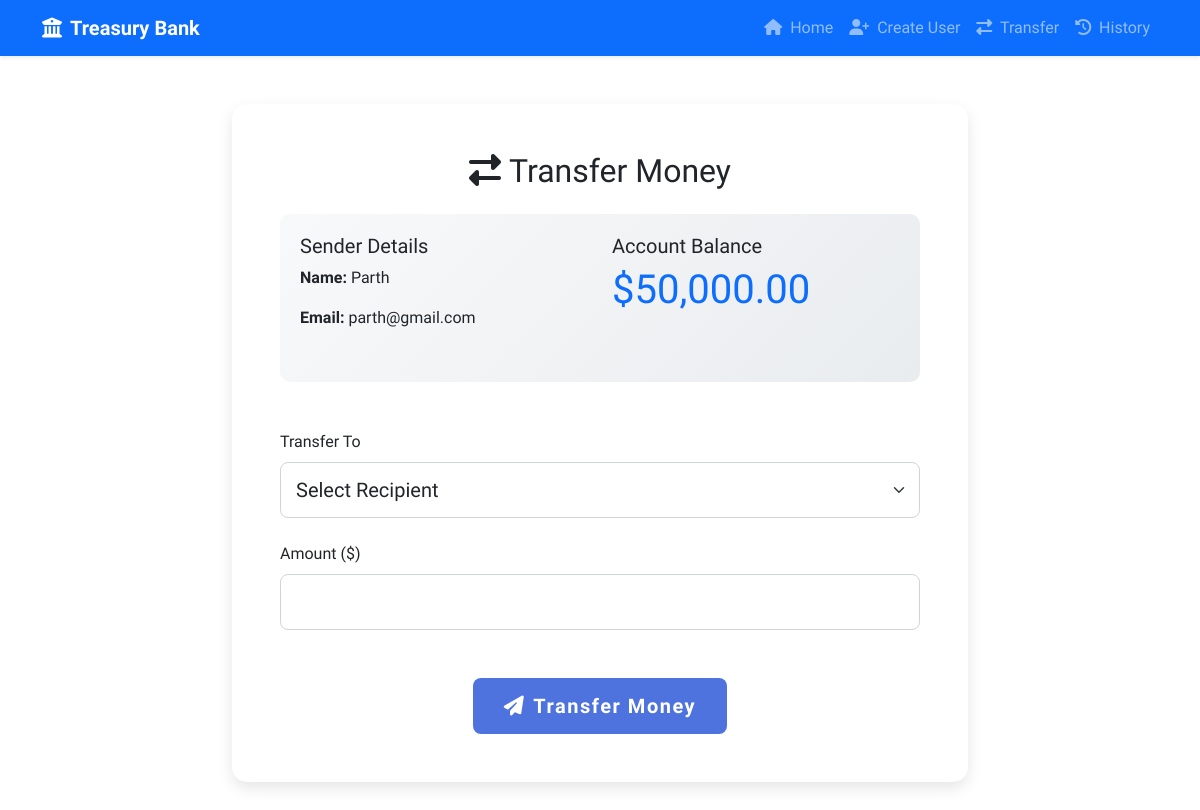
Screenshot of /selecteduserdetail.php?id=3 with the database file from the repository.
### tables this page shows
CREATE TABLE `user` (
  `id` INT(3) NOT NULL,
  `name` TEXT NOT NULL,
  `email` VARCHAR(30) NOT NULL,
  `balance` INT(8) NOT NULL
);

### selecteduserdetail.php (the view, shortened to what this page needs)
<!DOCTYPE html>
<html lang="en">
<head>
    <link href="https://cdn.jsdelivr.net/npm/bootstrap@5.3.0/dist/css/bootstrap.min.css" rel="stylesheet">
    <link rel="stylesheet" href="https://cdnjs.cloudflare.com/ajax/libs/font-awesome/6.4.0/css/all.min.css">
    <link rel="stylesheet" href="css/style.css">
</head>
<body>
    <?php include 'navbar.php'; ?>
    <div class="container py-5">
        <div class="row justify-content-center">
            <div class="col-lg-8">
                <div class="transfer-card p-4 p-md-5">
                    <h2 class="text-center mb-4"><i class="fas fa-exchange-alt me-2"></i>Transfer Money</h2>
                    <?php
                    $sid = $_GET['id'];
                    $sql = "SELECT * FROM user WHERE id=?";
                    $stmt = mysqli_prepare($connection, $sql);
                    mysqli_stmt_bind_param($stmt, "i", $sid);
                    mysqli_stmt_execute($stmt);
                    $result = mysqli_stmt_get_result($stmt);
                    $user = mysqli_fetch_assoc($result);
                    ?>
                    <div class="user-info mb-5">
                        <div class="row">
                            <div class="col-md-6 mb-3">
                                <h5>Sender Details</h5>
                                <p><strong>Name:</strong> <?php echo $user['name']; ?></p>
                                <p><strong>Email:</strong> <?php echo $user['email']; ?></p>
                            </div>
                            <div class="col-md-6 mb-3">
                                <h5>Account Balance</h5>
                                <p class="display-6 text-primary">$<?php echo number_format($user['balance'], 2); ?></p>
                            </div>
                        </div>
                    </div>
                    <form method="post" class="needs-validation" novalidate>
                        <div class="mb-4">
                            <label for="to" class="form-label">Transfer To</label>
                            <select class="form-select form-select-lg" id="to" name="to" required>
                                <option value="" disabled selected>Select Recipient</option>
                            </select>
                        </div>
                        <div class="mb-4">
                            <label for="amount" class="form-label">Amount ($)</label>
                            <input type="number" step="0.01" class="form-control form-control-lg" id="amount" name="amount" required>
                        </div>
                        <div class="text-center mt-5">
                            <button type="submit" name="submit" class="btn btn-transfer btn-lg">
                                <i class="fas fa-paper-plane me-2"></i>Transfer Money
                            </button>
                        </div>
                    </form>
                </div>
            </div>
        </div>
    </div>
</body>
</html>

### style.css (style rules this page uses)
* { padding: 0; margin: 0; box-sizing: border-box; font-family: 'Aldrich', sans-serif; }
button { border:none; border-radius: 8px; padding: 10px; background:#7B8788; color:white; letter-spacing: 1.5px; font-size: 15px; transition: 0.5s; }

### selecteduserdetail.php (style rules this page uses)
.transfer-card { border-radius: 15px; box-shadow: 0 6px 15px rgba(0,0,0,0.1); background: white; }
.user-info { background: linear-gradient(135deg, #f8f9fa 0%, #e9ecef 100%); border-radius: 10px; padding: 20px; }
.form-select, .form-control { padding: 12px 15px; border-radius: 8px; border: 1px solid #ced4da; }
.btn-transfer { background-color: #4e73df; color: white; padding: 12px 30px; border-radius: 8px; font-weight: 600; transition: all 0.3s; }

### rows the page displays
user: name "Parth", email "parth@gmail.com", balance "50,000.00"
